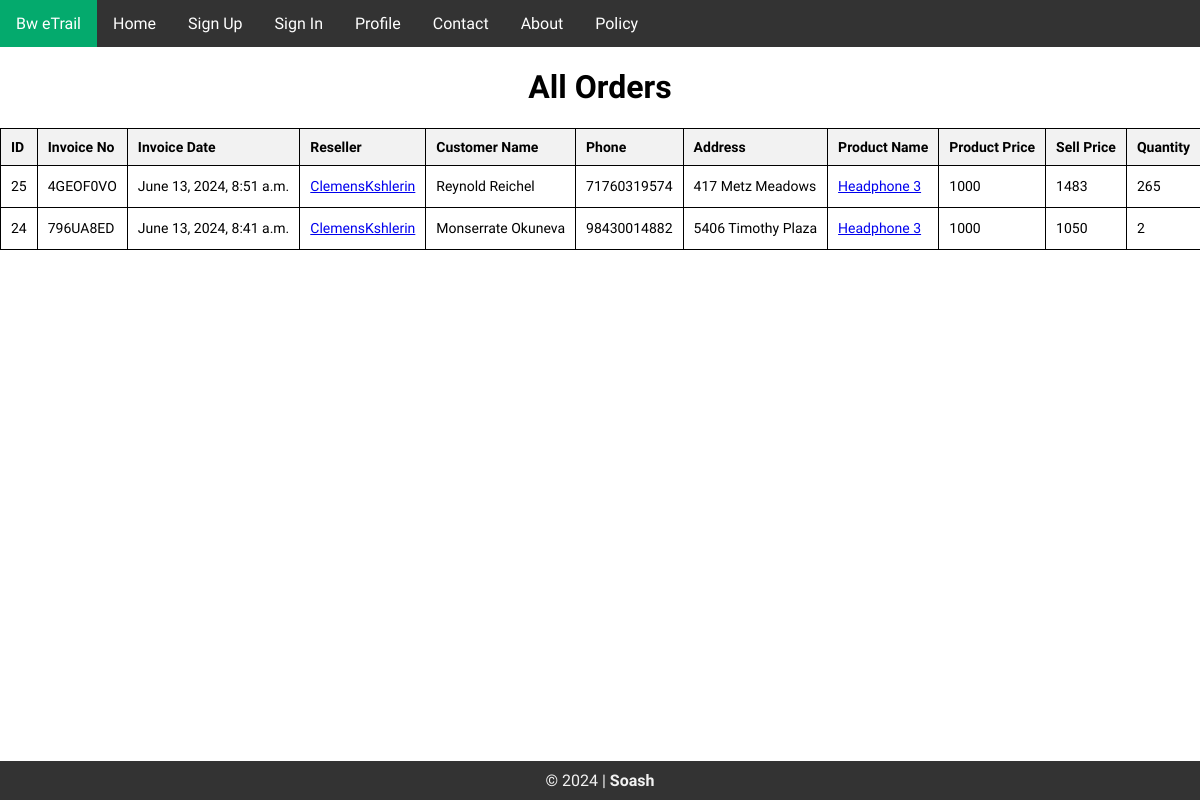
The app's page /allorders/ (signed in) with its own data.
### shop/models.py (models this page shows, shortened)
class Order(models.Model):
    name = models.CharField(max_length=255)
    phone = models.CharField(max_length=20)
    address = models.TextField()
    user = models.ForeignKey(settings.AUTH_USER_MODEL, on_delete=models.CASCADE, verbose_name="Reseller")
    product = models.ForeignKey(Product, on_delete=models.CASCADE)
    product_name = models.CharField(max_length=255)
    product_price = models.DecimalField(max_digits=10, decimal_places=0)
    profit = models.PositiveIntegerField(default=0)
    sell_price = models.DecimalField(max_digits=10, decimal_places=0)
    delivery_charge = models.DecimalField(max_digits=10, decimal_places=0, default=120)
    adv = models.DecimalField(max_digits=10, decimal_places=0, verbose_name="Advance")
    cod = models.DecimalField(max_digits=10, decimal_places=0, verbose_name="Cash on Delivery")
    quantity = models.PositiveIntegerField(default=1)
    trxid = models.CharField(max_length=100, verbose_name="TrxID")
    bKash = models.CharField(max_length=20, default='0')
    amount = models.DecimalField(max_digits=10, decimal_places=0, default='0')
    reference = models.CharField(max_length=255, default='0')
    invoice_no = models.CharField(max_length=100, unique=True)
    invoice_date = models.DateTimeField(default=timezone.now)
    PROFIT_STATUS_CHOICES = [
        ('PAID', 'Paid'),
        ('UNPAID', 'Unpaid'),
    ]
    profit_status = models.CharField(
        max_length=15,
        choices=PROFIT_STATUS_CHOICES,
        default='UNPAID',
    )
    ORDER_STATUS_CHOICES = [
        ('PENDING', 'Pending'),
        ('CONFIRMED', 'Confirmed'),
    ]
    order_status = models.CharField(
        max_length=15,
        choices=ORDER_STATUS_CHOICES,
        default='PENDING',
    )
    DELIVERY_STATUS_CHOICES = [
        ('PROCESSING', 'Processing'),
        ('DELIVERED', 'Deliverd'),
        ('RETURNED', 'Returned'),
    ]
    delivery_status = models.CharField(
        max_length=15,
        choices=DELIVERY_STATUS_CHOICES,
        default='PROCESSING',
    )

### accounts/models.py (models this page shows)
class User(AbstractUser):
    ACTIVE = 'active'
    NOT_ACTIVE = 'not_active'
    RESELLER_STATUS_CHOICES = [
        (ACTIVE, 'Active'),
        (NOT_ACTIVE, 'Not Active'),
    ]
    name = models.CharField(max_length=255)
    shopname = models.CharField(max_length=50, null=True)
    phone = models.CharField(max_length=11)
    address = models.TextField()
    email_verified = models.BooleanField(default=False)
    reseller_status = models.CharField(
        max_length=10,
        choices=RESELLER_STATUS_CHOICES,
        default=NOT_ACTIVE
    )
    activation_date = models.DateTimeField(null=True, blank=True)
    expiry_date = models.DateTimeField(null=True, blank=True)

### shop/views.py (the view, shortened to what this page needs)
# urls.py: path('allorders/', views.all_orders, name='all_orders'),
@staff_member_required
def all_orders(request):
    orders = Order.objects.all().order_by('-invoice_date')
    return render(request, 'shop/allorders.html', {'orders': orders})

### templates/shop/allorders.html (shortened to what this page needs)
<!DOCTYPE html>
<html lang="en">
<head>
    {% load static %}
    <link rel="stylesheet" href="https://cdnjs.cloudflare.com/ajax/libs/font-awesome/6.5.1/css/all.min.css">
    <link rel="stylesheet" href="{% static 'common.css' %}">
    <link rel="stylesheet" href="{% static 'payment/style.css' %}">
</head>
<body>
    <ul>
        <li><a class="active" href="{% url 'home' %}">Bw eTrail</a></li>
        <li><a href="{% url 'home' %}">Home</a></li>
        <li><a href="{% url 'signup' %}">Sign Up</a></li>
        <li><a href="{% url 'signin' %}">Sign In</a></li>
        {% if user.is_authenticated %}
        <li>
          <a href="{% url 'profile' user.username %}">Profile</a>
        </li>
        {% endif %}
        <li><a href="{% url 'contact' %}">Contact</a></li>
        <li><a href="{% url 'about' %}">About</a></li>
        <li><a href="{% url 'policy' %}">Policy</a></li>
    </ul>
    <h1>All Orders</h1>
    <div class="table-container">
    <table>
        <thead>
            <tr>
                <th>ID</th>
                <th>Invoice No</th>
                <th>Invoice Date</th>
                <th>Reseller</th>
                <th>Customer Name</th>
                <th>Phone</th>
                <th>Address</th>
                <th>Product Name</th>
                <th>Product Price</th>
                <th>Sell Price</th>
                <th>Quantity</th>
            </tr>
        </thead>
        <tbody>
            {% for order in orders %}
                <tr>
                    <td>{{ order.id }}</td>
                    <td>{{ order.invoice_no }}</td>
                    <td>{{ order.invoice_date }}</td>
                    <td><a href="/accounts/{{ order.user }}/">{{ order.user }}</a></td>
                    <td>{{ order.name }}</td>
                    <td>{{ order.phone }}</td>
                    <td>{{ order.address }}</td>
                    <td><a href="/category/{{ order.product.category.slug }}/{{ order.product.slug }}">{{ order.product_name }}</a></td>
                    <td>{{ order.product_price }}</td>
                    <td>{{ order.sell_price }}</td>
                    <td>{{ order.quantity }}</td>
                </tr>
            {% endfor %}
        </tbody>
    </table></div>
    <footer>
        <span>&copy; 2024 | <a href="https://soash.github.io">Soash</a></span>
    </footer>
</body>
</html>

### static/common.css (style rules this page uses)
body { margin: 0; padding: 0; font-family: "Josefin Sans", sans-serif; min-height: 100vh; display: flex; flex-direction: column; }
footer { margin-top: auto; }
h1 { text-align: center; }
ul { list-style-type: none; margin: 0; padding: 0; overflow: hidden; background-color: #333; }
li { float: left; }
li a { display: block; color: white; text-align: center; padding: 14px 16px; text-decoration: none; }
.active { background-color: #04AA6D; }
footer { background-color: #333; padding: 10px; text-align: center; }
footer span { color: #f2f2f2; }
footer a { color: #f2f2f2; text-decoration: none; font-weight: bold; }
.table-container { overflow-x: auto; white-space: nowrap; font-size: 14px; }

### static/payment/style.css (style rules this page uses)
table { width: 100%; border-collapse: collapse; }
table, th, td { border: 1px solid black; }
th, td { padding: 10px; text-align: left; }
th { background-color: #f2f2f2; }

### records on screen
Order: id "25", invoice_no "4GEOF0VO", invoice_date "June 13, 2024, 8:51 a.m.", user "ClemensKshlerin", name "Reynold Reichel", phone "71760319574", address "417 Metz Meadows", product_name "Headphone 3", product_price "1000", sell_price "1483", quantity "265"
Order: id "24", invoice_no "796UA8ED", invoice_date "June 13, 2024, 8:41 a.m.", user "ClemensKshlerin", name "Monserrate Okuneva", phone "98430014882", address "5406 Timothy Plaza", product_name "Headphone 3", product_price "1000", sell_price "1050", quantity "2"
